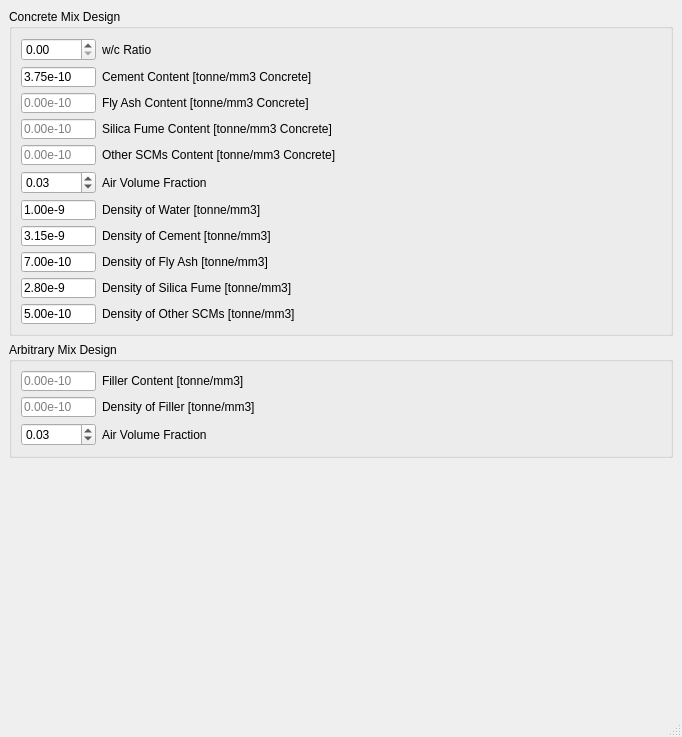
<?xml version="1.0" encoding="UTF-8"?>
<ui version="4.0">
 <class>MainWindow</class>
 <widget class="QMainWindow" name="MainWindow">
  <property name="geometry">
   <rect>
    <x>0</x>
    <y>0</y>
    <width>682</width>
    <height>737</height>
   </rect>
  </property>
  <property name="sizePolicy">
   <sizepolicy hsizetype="Expanding" vsizetype="Preferred">
    <horstretch>0</horstretch>
    <verstretch>0</verstretch>
   </sizepolicy>
  </property>
  <property name="windowTitle">
   <string>MainWindow</string>
  </property>
  <widget class="QWidget" name="centralwidget">
   <property name="sizePolicy">
    <sizepolicy hsizetype="Expanding" vsizetype="Expanding">
     <horstretch>0</horstretch>
     <verstretch>0</verstretch>
    </sizepolicy>
   </property>
   <layout class="QGridLayout" name="gridLayout_2">
    <item row="0" column="0">
     <widget class="QGroupBox" name="groupBox">
      <property name="title">
       <string>Concrete Mix Design</string>
      </property>
      <layout class="QVBoxLayout" name="verticalLayout">
       <item>
        <layout class="QHBoxLayout" name="horizontalLayout">
         <item>
          <widget class="QDoubleSpinBox" name="wcRatio">
           <property name="sizePolicy">
            <sizepolicy hsizetype="Fixed" vsizetype="Fixed">
             <horstretch>0</horstretch>
             <verstretch>0</verstretch>
            </sizepolicy>
           </property>
           <property name="minimumSize">
            <size>
             <width>75</width>
             <height>0</height>
            </size>
           </property>
           <property name="suffix">
            <string/>
           </property>
          </widget>
         </item>
         <item>
          <widget class="QLabel" name="label_6">
           <property name="text">
            <string>w/c Ratio</string>
           </property>
          </widget>
         </item>
        </layout>
       </item>
       <item>
        <layout class="QHBoxLayout" name="horizontalLayout_2">
         <item>
          <widget class="QLineEdit" name="cementContent">
           <property name="minimumSize">
            <size>
             <width>75</width>
             <height>20</height>
            </size>
           </property>
           <property name="maximumSize">
            <size>
             <width>75</width>
             <height>20</height>
            </size>
           </property>
           <property name="text">
            <string>3.75e-10</string>
           </property>
           <property name="placeholderText">
            <string>3.75e-10</string>
           </property>
          </widget>
         </item>
         <item>
          <widget class="QLabel" name="label_7">
           <property name="text">
            <string>Cement Content [tonne/mm3 Concrete]</string>
           </property>
          </widget>
         </item>
        </layout>
       </item>
       <item>
        <layout class="QHBoxLayout" name="horizontalLayout_9">
         <item>
          <widget class="QLineEdit" name="flyashContent">
           <property name="enabled">
            <bool>true</bool>
           </property>
           <property name="minimumSize">
            <size>
             <width>75</width>
             <height>20</height>
            </size>
           </property>
           <property name="maximumSize">
            <size>
             <width>75</width>
             <height>20</height>
            </size>
           </property>
           <property name="text">
            <string/>
           </property>
           <property name="placeholderText">
            <string>0.00e-10</string>
           </property>
          </widget>
         </item>
         <item>
          <widget class="QLabel" name="label_11">
           <property name="enabled">
            <bool>true</bool>
           </property>
           <property name="text">
            <string>Fly Ash Content [tonne/mm3 Concrete]</string>
           </property>
          </widget>
         </item>
        </layout>
       </item>
       <item>
        <layout class="QHBoxLayout" name="horizontalLayout_10">
         <item>
          <widget class="QLineEdit" name="silicaContent">
           <property name="enabled">
            <bool>true</bool>
           </property>
           <property name="minimumSize">
            <size>
             <width>75</width>
             <height>20</height>
            </size>
           </property>
           <property name="maximumSize">
            <size>
             <width>75</width>
             <height>20</height>
            </size>
           </property>
           <property name="text">
            <string/>
           </property>
           <property name="placeholderText">
            <string>0.00e-10</string>
           </property>
          </widget>
         </item>
         <item>
          <widget class="QLabel" name="label_12">
           <property name="enabled">
            <bool>true</bool>
           </property>
           <property name="text">
            <string>Silica Fume Content [tonne/mm3 Concrete]</string>
           </property>
          </widget>
         </item>
        </layout>
       </item>
       <item>
        <layout class="QHBoxLayout" name="horizontalLayout_11">
         <item>
          <widget class="QLineEdit" name="scmContent">
           <property name="enabled">
            <bool>true</bool>
           </property>
           <property name="minimumSize">
            <size>
             <width>75</width>
             <height>20</height>
            </size>
           </property>
           <property name="maximumSize">
            <size>
             <width>75</width>
             <height>20</height>
            </size>
           </property>
           <property name="text">
            <string/>
           </property>
           <property name="placeholderText">
            <string>0.00e-10</string>
           </property>
          </widget>
         </item>
         <item>
          <widget class="QLabel" name="label_13">
           <property name="enabled">
            <bool>true</bool>
           </property>
           <property name="text">
            <string>Other SCMs Content [tonne/mm3 Concrete]</string>
           </property>
          </widget>
         </item>
        </layout>
       </item>
       <item>
        <layout class="QHBoxLayout" name="horizontalLayout_3">
         <item>
          <widget class="QDoubleSpinBox" name="airFrac">
           <property name="sizePolicy">
            <sizepolicy hsizetype="Fixed" vsizetype="Fixed">
             <horstretch>0</horstretch>
             <verstretch>0</verstretch>
            </sizepolicy>
           </property>
           <property name="minimumSize">
            <size>
             <width>75</width>
             <height>0</height>
            </size>
           </property>
           <property name="suffix">
            <string/>
           </property>
           <property name="maximum">
            <double>1.000000000000000</double>
           </property>
           <property name="singleStep">
            <double>0.010000000000000</double>
           </property>
           <property name="value">
            <double>0.030000000000000</double>
           </property>
          </widget>
         </item>
         <item>
          <widget class="QLabel" name="label_8">
           <property name="text">
            <string>Air Volume Fraction</string>
           </property>
          </widget>
         </item>
        </layout>
       </item>
       <item>
        <layout class="QHBoxLayout" name="horizontalLayout_6">
         <item>
          <widget class="QLineEdit" name="waterDensity">
           <property name="minimumSize">
            <size>
             <width>75</width>
             <height>20</height>
            </size>
           </property>
           <property name="maximumSize">
            <size>
             <width>75</width>
             <height>20</height>
            </size>
           </property>
           <property name="text">
            <string>1.00e-9</string>
           </property>
           <property name="placeholderText">
            <string>1.00e-9</string>
           </property>
          </widget>
         </item>
         <item>
          <widget class="QLabel" name="label_15">
           <property name="text">
            <string>Density of Water [tonne/mm3]</string>
           </property>
          </widget>
         </item>
        </layout>
       </item>
       <item>
        <layout class="QHBoxLayout" name="horizontalLayout_7">
         <item>
          <widget class="QLineEdit" name="cementDensity">
           <property name="minimumSize">
            <size>
             <width>75</width>
             <height>20</height>
            </size>
           </property>
           <property name="maximumSize">
            <size>
             <width>75</width>
             <height>20</height>
            </size>
           </property>
           <property name="text">
            <string>3.15e-9</string>
           </property>
           <property name="placeholderText">
            <string>3.15e-9</string>
           </property>
          </widget>
         </item>
         <item>
          <widget class="QLabel" name="label_16">
           <property name="text">
            <string>Density of Cement [tonne/mm3]</string>
           </property>
          </widget>
         </item>
        </layout>
       </item>
       <item>
        <layout class="QHBoxLayout" name="horizontalLayout_12">
         <item>
          <widget class="QLineEdit" name="flyashDensity">
           <property name="enabled">
            <bool>true</bool>
           </property>
           <property name="minimumSize">
            <size>
             <width>75</width>
             <height>20</height>
            </size>
           </property>
           <property name="maximumSize">
            <size>
             <width>75</width>
             <height>20</height>
            </size>
           </property>
           <property name="text">
            <string>7.00e-10</string>
           </property>
           <property name="placeholderText">
            <string>3.15e-9</string>
           </property>
          </widget>
         </item>
         <item>
          <widget class="QLabel" name="label_18">
           <property name="enabled">
            <bool>true</bool>
           </property>
           <property name="text">
            <string>Density of Fly Ash [tonne/mm3]</string>
           </property>
          </widget>
         </item>
        </layout>
       </item>
       <item>
        <layout class="QHBoxLayout" name="horizontalLayout_13">
         <item>
          <widget class="QLineEdit" name="silicaDensity">
           <property name="enabled">
            <bool>true</bool>
           </property>
           <property name="minimumSize">
            <size>
             <width>75</width>
             <height>20</height>
            </size>
           </property>
           <property name="maximumSize">
            <size>
             <width>75</width>
             <height>20</height>
            </size>
           </property>
           <property name="text">
            <string>2.80e-9</string>
           </property>
           <property name="placeholderText">
            <string>3.15e-9</string>
           </property>
          </widget>
         </item>
         <item>
          <widget class="QLabel" name="label_19">
           <property name="enabled">
            <bool>true</bool>
           </property>
           <property name="text">
            <string>Density of Silica Fume [tonne/mm3]</string>
           </property>
          </widget>
         </item>
        </layout>
       </item>
       <item>
        <layout class="QHBoxLayout" name="horizontalLayout_14">
         <item>
          <widget class="QLineEdit" name="scmDensity">
           <property name="enabled">
            <bool>true</bool>
           </property>
           <property name="minimumSize">
            <size>
             <width>75</width>
             <height>20</height>
            </size>
           </property>
           <property name="maximumSize">
            <size>
             <width>75</width>
             <height>20</height>
            </size>
           </property>
           <property name="text">
            <string>5.00e-10</string>
           </property>
           <property name="placeholderText">
            <string>3.15e-9</string>
           </property>
          </widget>
         </item>
         <item>
          <widget class="QLabel" name="label_20">
           <property name="enabled">
            <bool>true</bool>
           </property>
           <property name="text">
            <string>Density of Other SCMs [tonne/mm3]</string>
           </property>
          </widget>
         </item>
        </layout>
       </item>
      </layout>
     </widget>
    </item>
    <item row="1" column="0">
     <widget class="QGroupBox" name="groupBox_2">
      <property name="enabled">
       <bool>true</bool>
      </property>
      <property name="title">
       <string>Arbitrary Mix Design</string>
      </property>
      <layout class="QGridLayout" name="gridLayout">
       <item row="0" column="0">
        <layout class="QHBoxLayout" name="horizontalLayout_4">
         <item>
          <widget class="QLineEdit" name="fillerContent">
           <property name="minimumSize">
            <size>
             <width>75</width>
             <height>20</height>
            </size>
           </property>
           <property name="maximumSize">
            <size>
             <width>75</width>
             <height>20</height>
            </size>
           </property>
           <property name="text">
            <string/>
           </property>
           <property name="placeholderText">
            <string>0.00e-10</string>
           </property>
          </widget>
         </item>
         <item>
          <widget class="QLabel" name="label_9">
           <property name="text">
            <string>Filler Content [tonne/mm3]</string>
           </property>
          </widget>
         </item>
        </layout>
       </item>
       <item row="1" column="0">
        <layout class="QHBoxLayout" name="horizontalLayout_8">
         <item>
          <widget class="QLineEdit" name="fillerDensity">
           <property name="enabled">
            <bool>true</bool>
           </property>
           <property name="minimumSize">
            <size>
             <width>75</width>
             <height>20</height>
            </size>
           </property>
           <property name="maximumSize">
            <size>
             <width>75</width>
             <height>20</height>
            </size>
           </property>
           <property name="text">
            <string/>
           </property>
           <property name="placeholderText">
            <string>0.00e-10</string>
           </property>
          </widget>
         </item>
         <item>
          <widget class="QLabel" name="label_17">
           <property name="text">
            <string>Density of Filler [tonne/mm3]</string>
           </property>
          </widget>
         </item>
        </layout>
       </item>
       <item row="2" column="0">
        <layout class="QHBoxLayout" name="horizontalLayout_5">
         <item>
          <widget class="QDoubleSpinBox" name="airFracArb">
           <property name="enabled">
            <bool>true</bool>
           </property>
           <property name="sizePolicy">
            <sizepolicy hsizetype="Fixed" vsizetype="Fixed">
             <horstretch>0</horstretch>
             <verstretch>0</verstretch>
            </sizepolicy>
           </property>
           <property name="minimumSize">
            <size>
             <width>75</width>
             <height>0</height>
            </size>
           </property>
           <property name="suffix">
            <string/>
           </property>
           <property name="maximum">
            <double>1.000000000000000</double>
           </property>
           <property name="singleStep">
            <double>0.010000000000000</double>
           </property>
           <property name="value">
            <double>0.030000000000000</double>
           </property>
          </widget>
         </item>
         <item>
          <widget class="QLabel" name="label_10">
           <property name="text">
            <string>Air Volume Fraction</string>
           </property>
          </widget>
         </item>
        </layout>
       </item>
      </layout>
     </widget>
    </item>
    <item row="2" column="0">
     <spacer name="spacer">
      <property name="orientation">
       <enum>Qt::Vertical</enum>
      </property>
      <property name="sizeType">
       <enum>QSizePolicy::Expanding</enum>
      </property>
      <property name="sizeHint" stdset="0">
       <size>
        <width>20</width>
        <height>84</height>
       </size>
      </property>
     </spacer>
    </item>
   </layout>
  </widget>
  <widget class="QMenuBar" name="menubar">
   <property name="geometry">
    <rect>
     <x>0</x>
     <y>0</y>
     <width>682</width>
     <height>21</height>
    </rect>
   </property>
  </widget>
  <widget class="QStatusBar" name="statusbar"/>
 </widget>
 <resources/>
 <connections/>
</ui>
